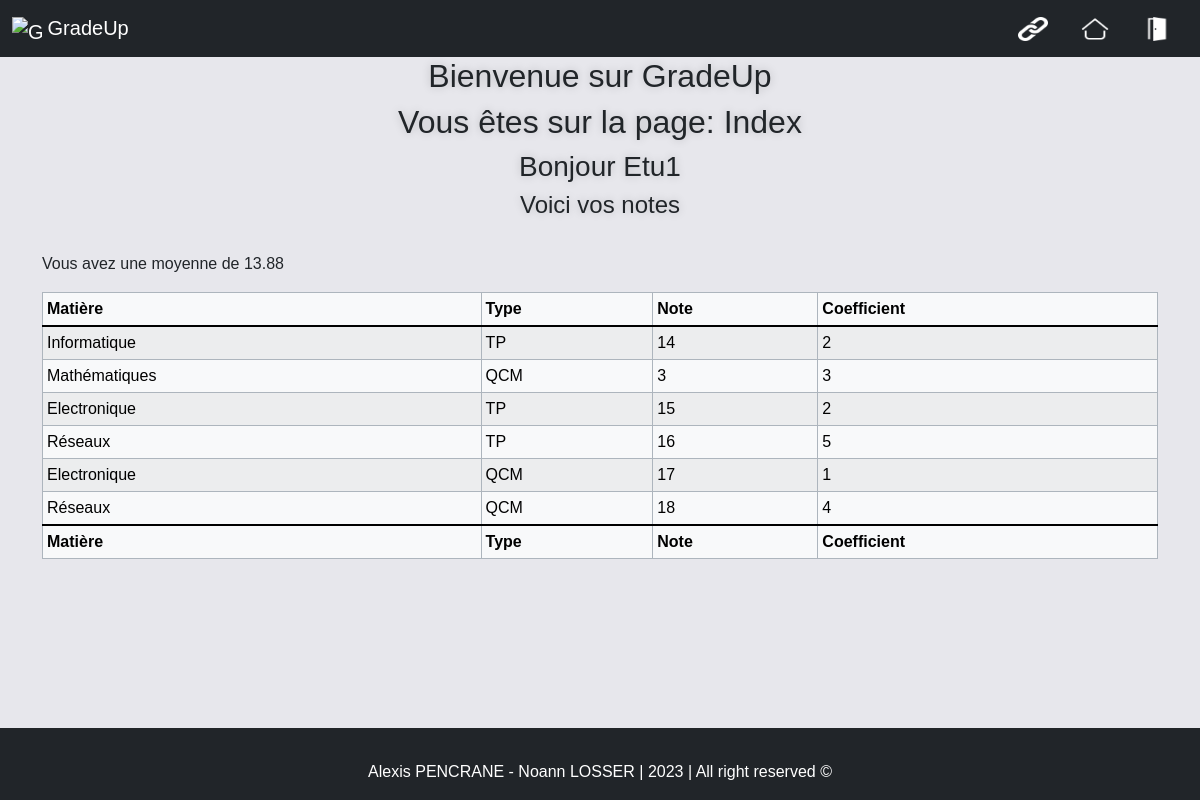
The page /index.php (signed in) on the database as committed earlier.
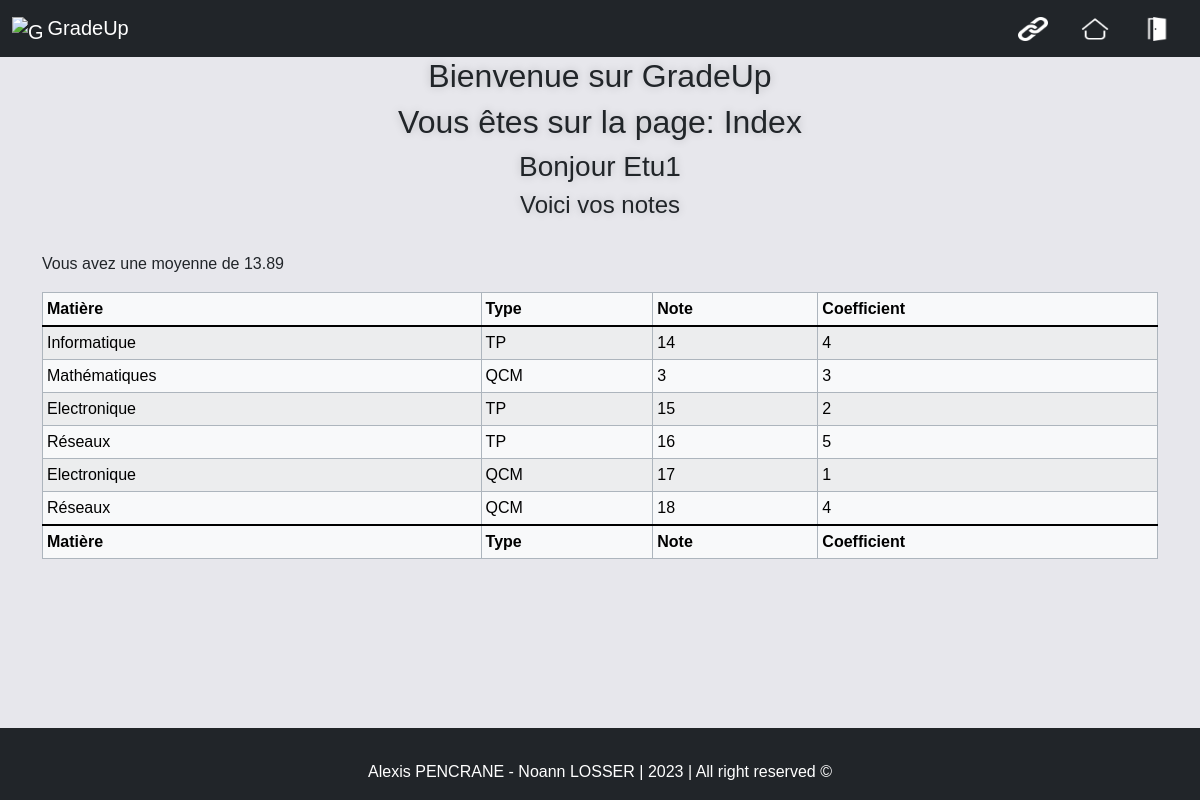
The same page on the database as committed later.
### tables this page shows
CREATE TABLE "Matieres" (
	"NoMat"	INTEGER,
	"NomMat"	VARCHAR(20) NOT NULL CHECK("NomMat" IN ('Informatique', 'Electronique', 'Télécoms', 'Réseaux', 'Anglais', 'Culture & Com', 'Mathématiques')),
	PRIMARY KEY("NoMat" AUTOINCREMENT)
);

CREATE TABLE "Notes" (
	"NoNote"	INTEGER,
	"NomNote"	VARCHAR(20) NOT NULL CHECK("NomNote" IN ('TP', 'QCM', 'Oral', 'DS', 'TestTP')),
	PRIMARY KEY("NoNote" AUTOINCREMENT)
);

CREATE TABLE "NotesMatieres" (
	"id"	INTEGER NOT NULL,
	"login"	VARCHAR NOT NULL,
	"noMat"	INTEGER NOT NULL,
	"noNote"	INTEGER NOT NULL,
	"Coefficient"	INTEGER NOT NULL CHECK("Coefficient" >= 1 AND "Coefficient" <= 5),
	"note"	INTEGER NOT NULL CHECK("note" >= 0 AND "note" <= 20),
	CONSTRAINT "fk_Matieres" FOREIGN KEY("noMat") REFERENCES "Matieres"("noMat") ON DELETE CASCADE ON UPDATE CASCADE,
	CONSTRAINT "fk_Utilisateurs" FOREIGN KEY("login") REFERENCES "Comptes"("login") ON DELETE CASCADE ON UPDATE CASCADE,
	CONSTRAINT "fk_Notes" FOREIGN KEY("noNote") REFERENCES "Notes"("noNote") ON DELETE CASCADE ON UPDATE CASCADE,
	PRIMARY KEY("id" AUTOINCREMENT)
);

### functions.php (the view, shortened to what this page needs)
<?php
function menu()
{
    $connexion = "<li class='nav-item'><a class='nav-link' href='connexion.php'><img src='assets/icons/connexion.png' alt='Connexion' class='icon'></a></li>";
    $index = "<li class='nav-item'><a class='nav-link' href='index.php'><img src='assets/icons/home.png' alt='Accueil' class='icon'></a></li>";
    $deconnexion = "<li class='nav-item'><a class='nav-link' href='connexion.php?action=logout'><img src='assets/icons/deconnexion.png' alt='Deconnexion' class='icon'></a></li>";
    if (!isset($_SESSION['uRole'])) {
        echo $connexion;
    } else if ($_SESSION['uRole'] == "utilisateur") {
        echo $connexion;
        echo $index;
        echo $deconnexion;
    }
}
function afficheNotes($notes)
{
    $matieres = getMatieres();
    $types = getTypeNotes();
    echo '<table class="table table-light table-striped table-hover table-bordered border-dark-subtle table-sm"><thead><tr><th>Matière</th><th>Type</th><th>Note</th><th>Coefficient</th>';
    echo '</tr></thead><tbody class="table-group-divider">';
    foreach ($notes as $note) {
        foreach ($matieres as $matiere) {
            foreach ($types as $type) {
                if ($note['noMat'] == $matiere['NoMat']) {
                    if ($note['noNote'] == $type['NoNote']) {
                        if (strtolower(explode('.', basename($_SERVER['PHP_SELF']))[0]) == "modification") {
                            echo '<tr><td>' . $matiere['NomMat'] . '</td><td>' . $type['NomNote'] . '</td><td>' . $note['note'] . '</td><td>' . $note['Coefficient'] . '</td><td><a href="modification.php?id=' . $note['id'] . '"><img src="assets/icons/select.png" alt="Séléctioner" class="select"></a></td></tr>';
                        } else {
                            echo '<tr><td>' . $matiere['NomMat'] . '</td><td>' . $type['NomNote'] . '</td><td>' . $note['note'] . '</td><td>' . $note['Coefficient'] . '</td></tr>';
                        }
                    }
                }
            }
        }
    }
    echo '</tbody><tfoot class="table-group-divider"><tr><th>Matière</th><th>Type</th><th>Note</th><th>Coefficient</th>';
    echo '</tr></tfoot></table>';
}
function getAllNotes()
{
    $notes = false;
    try {
        $db = new PDO('sqlite:db/db.sqlite');
        $rq = 'SELECT * FROM NotesMatieres';
        $resultat = $db->query($rq);
        $notes = $resultat->fetchAll(PDO::FETCH_ASSOC);
    } catch (Exception $e) {
        echo "erreur de connection a la BDO";
    }
    return $notes;
}
function getNotesByEtu($notes, $login)
{
    $resultat = array();
    if ($login == "") {
        $resultat = $notes;
    } else {
        foreach ($notes as $note) {
            if ($note['login'] == $login) {
                array_push($resultat, $note);
            }
        }
    }
    return $resultat;
}
function getMatieres()
{
    $matieres = false;
    try {
        $db = new PDO('sqlite:db/db.sqlite');
        $rq = 'SELECT noMat, nomMat FROM Matieres';
        $resultat = $db->query($rq);
        $matieres = $resultat->fetchAll(PDO::FETCH_ASSOC);
    } catch (Exception $e) {
        echo "erreur de connection a la BDO";
    }
    return $matieres;
}
function getTypeNotes()
{
    $type = false;
    try {
        $db = new PDO('sqlite:db/db.sqlite');
        $rq = 'SELECT noNote, nomNote FROM Notes';
        $resultat = $db->query($rq);
        $type = $resultat->fetchAll(PDO::FETCH_ASSOC);
    } catch (Exception $e) {
        echo "erreur de connection a la BDO";
    }
    return $type;
}
function getMoyenneByEtu($login)
{
    $moyenne = false;
    $coefficients = 0;
    $notes = getNotesByEtu(getAllNotes(), $login);
    foreach ($notes as $note) {
        $moyenne += $note['note'] * $note['Coefficient'];
        $coefficients += $note['Coefficient'];
    }
    return round($moyenne / $coefficients, 2);
}

### index.php (shortened to what this page needs)
<?php
include "functions.php";
?>
<!DOCTYPE html>
<html lang="en">
<head>
    <link href="https://cdn.jsdelivr.net/npm/bootstrap@5.3.0-alpha3/dist/css/bootstrap.min.css" rel="stylesheet"
>
    <link rel="stylesheet" type="text/css" href="css/style.css">
</head>
<body>
    <nav class="navbar sticky-top navbar-expand-lg navbar-dark bg-dark">
        <div class="container-fluid">
            <a class="navbar-brand">
                <img src="assets/icons/logo.png" alt="GradeUp Logo" class="d-inline-block align-text-top">
                GradeUp
            </a>
            <div class="" id="navbarNav">
                <ul class="nav justify-content-center">
                    <?php
                    menu();
                    ?>
                </ul>
            </div>
        </div>
    </nav>
    <header>
        <h2>Bienvenue sur GradeUp</h2>
    </header>
    <main>
        <?php
        echo "<h2>Vous êtes sur la page: " . ucfirst(explode('.', basename($_SERVER['PHP_SELF']))[0]) . "</h2>";
        if ($_SESSION['uRole'] == "administrateur" || $_SESSION['uRole'] == "professeur") {
            echo "<h3>Bonjour " . ucfirst(explode('@', $_SESSION['uLogin'])[0]) . "</h3>";
        } else {
            echo "<h3>Bonjour " . ucfirst(explode('@', $_SESSION['uLogin'])[0]) . "</h3>";
            echo "<h4>Voici vos notes</h4>";
            echo "<br><div class='container'>";
            echo "<p>Vous avez une moyenne de ".getMoyenneByEtu($_SESSION['uLogin'])."</p>";
            afficheNotes(getNotesByEtu(getAllNotes(), $_SESSION['uLogin']));
            echo "</div>";
        }
        ?>
    </main>
    <footer class="footer fixed-bottom bg-dark light-text">
        <div class="container text-center">
            <span>Alexis PENCRANE - Noann LOSSER | 2023 | All right reserved &copy</span>
        </div>
    </footer>
</body>
</html>

### css/style.css (style rules this page uses)
* { font-family: 'Raleway', sans-serif; }
footer { padding: 1rem; }
.light-text { color: #fff; }
nav img { width: 30px; height: 24px; }
nav li img { filter: grayscale(100%) invert(100%); }
h2, h3, h4 { text-align: center; text-shadow: 0 0 10px rgba(0, 0, 0, 0.2); }
table td { min-width: 10px; }

Rows that differ between the two databases and show on the page:
changed notesmatieres (number 1 of 6 on the later page): Coefficient "2" → "4"
Other text that changed with them:
getMoyenneByEtu($_SESSION['uLogin']): "13.88" → "13.89"
